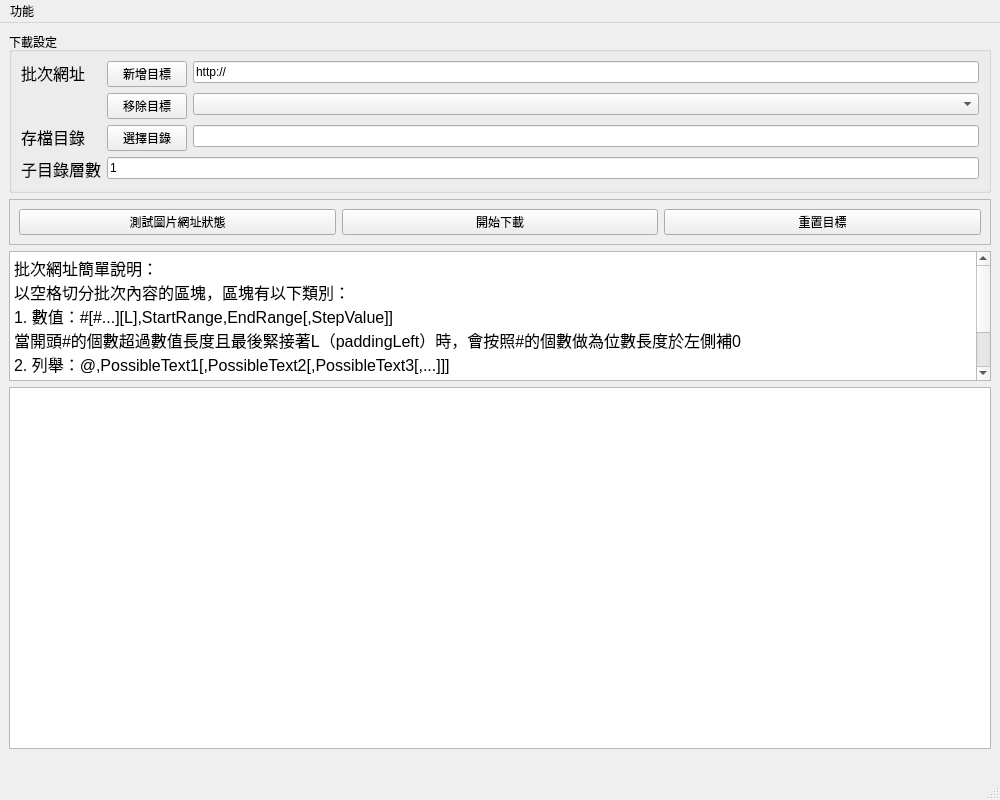
<?xml version="1.0" encoding="UTF-8"?>
<ui version="4.0">
 <class>MainWindow</class>
 <widget class="QMainWindow" name="MainWindow">
  <property name="geometry">
   <rect>
    <x>0</x>
    <y>0</y>
    <width>1000</width>
    <height>800</height>
   </rect>
  </property>
  <property name="windowTitle">
   <string>MainWindow</string>
  </property>
  <widget class="QWidget" name="centralwidget">
   <layout class="QVBoxLayout" name="verticalLayout_2">
    <item>
     <layout class="QVBoxLayout" name="verticalLayout">
      <item>
       <widget class="QGroupBox" name="groupBox">
        <property name="sizePolicy">
         <sizepolicy hsizetype="Expanding" vsizetype="Fixed">
          <horstretch>0</horstretch>
          <verstretch>0</verstretch>
         </sizepolicy>
        </property>
        <property name="title">
         <string>下載設定</string>
        </property>
        <layout class="QVBoxLayout" name="verticalLayout_4">
         <item>
          <layout class="QFormLayout" name="formLayout">
           <property name="sizeConstraint">
            <enum>QLayout::SetDefaultConstraint</enum>
           </property>
           <item row="0" column="0">
            <widget class="QLabel" name="label">
             <property name="sizePolicy">
              <sizepolicy hsizetype="Preferred" vsizetype="Fixed">
               <horstretch>0</horstretch>
               <verstretch>0</verstretch>
              </sizepolicy>
             </property>
             <property name="font">
              <font>
               <family>PMingLiU</family>
               <pointsize>12</pointsize>
              </font>
             </property>
             <property name="text">
              <string>批次網址</string>
             </property>
            </widget>
           </item>
           <item row="1" column="0">
            <widget class="QLabel" name="label_2">
             <property name="sizePolicy">
              <sizepolicy hsizetype="Preferred" vsizetype="Fixed">
               <horstretch>0</horstretch>
               <verstretch>0</verstretch>
              </sizepolicy>
             </property>
             <property name="font">
              <font>
               <family>PMingLiU</family>
               <pointsize>12</pointsize>
              </font>
             </property>
             <property name="text">
              <string>存檔目錄</string>
             </property>
            </widget>
           </item>
           <item row="1" column="1">
            <layout class="QFormLayout" name="formLayout_2">
             <item row="0" column="0">
              <widget class="QPushButton" name="pushButton_SetOutDir">
               <property name="sizePolicy">
                <sizepolicy hsizetype="Fixed" vsizetype="Fixed">
                 <horstretch>0</horstretch>
                 <verstretch>0</verstretch>
                </sizepolicy>
               </property>
               <property name="text">
                <string>選擇目錄</string>
               </property>
              </widget>
             </item>
             <item row="0" column="1">
              <widget class="QLineEdit" name="plainTextEdit_SaveDir">
               <property name="sizePolicy">
                <sizepolicy hsizetype="Expanding" vsizetype="Fixed">
                 <horstretch>0</horstretch>
                 <verstretch>0</verstretch>
                </sizepolicy>
               </property>
              </widget>
             </item>
            </layout>
           </item>
           <item row="0" column="1">
            <layout class="QFormLayout" name="formLayout_3">
             <item row="0" column="0">
              <widget class="QPushButton" name="pushButton_AddDL">
               <property name="text">
                <string>新增目標</string>
               </property>
              </widget>
             </item>
             <item row="0" column="1">
              <widget class="QLineEdit" name="plainTextEdit_BatchUrl">
               <property name="sizePolicy">
                <sizepolicy hsizetype="Expanding" vsizetype="Fixed">
                 <horstretch>0</horstretch>
                 <verstretch>0</verstretch>
                </sizepolicy>
               </property>
               <property name="text">
                <string>http://</string>
               </property>
              </widget>
             </item>
             <item row="1" column="1">
              <widget class="QComboBox" name="comboBox_batch_urls"/>
             </item>
             <item row="1" column="0">
              <widget class="QPushButton" name="pushButton_RemoveDL">
               <property name="text">
                <string>移除目標</string>
               </property>
              </widget>
             </item>
            </layout>
           </item>
           <item row="2" column="0">
            <widget class="QLabel" name="label_3">
             <property name="font">
              <font>
               <pointsize>12</pointsize>
              </font>
             </property>
             <property name="text">
              <string>子目錄層數</string>
             </property>
            </widget>
           </item>
           <item row="2" column="1">
            <widget class="QLineEdit" name="lineEdit_Level">
             <property name="text">
              <string>1</string>
             </property>
            </widget>
           </item>
          </layout>
         </item>
        </layout>
       </widget>
      </item>
      <item>
       <widget class="QFrame" name="frame">
        <property name="sizePolicy">
         <sizepolicy hsizetype="Preferred" vsizetype="Fixed">
          <horstretch>0</horstretch>
          <verstretch>0</verstretch>
         </sizepolicy>
        </property>
        <property name="frameShape">
         <enum>QFrame::StyledPanel</enum>
        </property>
        <property name="frameShadow">
         <enum>QFrame::Raised</enum>
        </property>
        <layout class="QHBoxLayout" name="horizontalLayout_2">
         <item>
          <layout class="QHBoxLayout" name="horizontalLayout">
           <item>
            <widget class="QPushButton" name="pushButton_TestDLUrls">
             <property name="text">
              <string>測試圖片網址狀態</string>
             </property>
            </widget>
           </item>
           <item>
            <widget class="QPushButton" name="pushButton_StartDL">
             <property name="text">
              <string>開始下載</string>
             </property>
            </widget>
           </item>
           <item>
            <widget class="QPushButton" name="pushButton_ResetDL">
             <property name="text">
              <string>重置目標</string>
             </property>
            </widget>
           </item>
          </layout>
         </item>
        </layout>
       </widget>
      </item>
      <item>
       <widget class="QPlainTextEdit" name="plainTextEdit_Intro">
        <property name="sizePolicy">
         <sizepolicy hsizetype="Expanding" vsizetype="Fixed">
          <horstretch>0</horstretch>
          <verstretch>0</verstretch>
         </sizepolicy>
        </property>
        <property name="maximumSize">
         <size>
          <width>16777215</width>
          <height>130</height>
         </size>
        </property>
        <property name="font">
         <font>
          <pointsize>12</pointsize>
         </font>
        </property>
        <property name="readOnly">
         <bool>true</bool>
        </property>
        <property name="plainText">
         <string>批次網址簡單說明：
以空格切分批次內容的區塊，區塊有以下類別：
1. 數值：#[#...][L],StartRange,EndRange[,StepValue]]
當開頭#的個數超過數值長度且最後緊接著L（paddingLeft）時，會按照#的個數做為位數長度於左側補0
2. 列舉：@,PossibleText1[,PossibleText2[,PossibleText3[,...]]]
子目錄層數：取用解析網址中檔名前的部分，將各檔案自動存放於存檔目錄中對應名稱的子目錄下</string>
        </property>
       </widget>
      </item>
     </layout>
    </item>
    <item>
     <widget class="QTableView" name="tableView_Tasks"/>
    </item>
    <item>
     <widget class="QLabel" name="label_ProcessMessage">
      <property name="font">
       <font>
        <pointsize>9</pointsize>
       </font>
      </property>
      <property name="text">
       <string/>
      </property>
     </widget>
    </item>
   </layout>
  </widget>
  <widget class="QMenuBar" name="menubar">
   <property name="geometry">
    <rect>
     <x>0</x>
     <y>0</y>
     <width>1000</width>
     <height>21</height>
    </rect>
   </property>
   <widget class="QMenu" name="menu">
    <property name="title">
     <string>功能</string>
    </property>
   </widget>
   <addaction name="menu"/>
  </widget>
  <widget class="QStatusBar" name="statusbar"/>
 </widget>
 <resources/>
 <connections>
  <connection>
   <sender>pushButton_AddDL</sender>
   <signal>clicked()</signal>
   <receiver>MainWindow</receiver>
   <slot>add_batch_url()</slot>
   <hints>
    <hint type="sourcelabel">
     <x>133</x>
     <y>65</y>
    </hint>
    <hint type="destinationlabel">
     <x>242</x>
     <y>-8</y>
    </hint>
   </hints>
  </connection>
  <connection>
   <sender>pushButton_RemoveDL</sender>
   <signal>clicked()</signal>
   <receiver>MainWindow</receiver>
   <slot>remove_current_batch_url()</slot>
   <hints>
    <hint type="sourcelabel">
     <x>153</x>
     <y>96</y>
    </hint>
    <hint type="destinationlabel">
     <x>368</x>
     <y>-11</y>
    </hint>
   </hints>
  </connection>
  <connection>
   <sender>pushButton_SetOutDir</sender>
   <signal>clicked()</signal>
   <receiver>MainWindow</receiver>
   <slot>choose_output_dir()</slot>
   <hints>
    <hint type="sourcelabel">
     <x>116</x>
     <y>125</y>
    </hint>
    <hint type="destinationlabel">
     <x>334</x>
     <y>-16</y>
    </hint>
   </hints>
  </connection>
  <connection>
   <sender>pushButton_StartDL</sender>
   <signal>clicked()</signal>
   <receiver>MainWindow</receiver>
   <slot>download_imgs()</slot>
   <hints>
    <hint type="sourcelabel">
     <x>474</x>
     <y>178</y>
    </hint>
    <hint type="destinationlabel">
     <x>510</x>
     <y>-13</y>
    </hint>
   </hints>
  </connection>
  <connection>
   <sender>pushButton_TestDLUrls</sender>
   <signal>clicked()</signal>
   <receiver>MainWindow</receiver>
   <slot>test_urls()</slot>
   <hints>
    <hint type="sourcelabel">
     <x>218</x>
     <y>179</y>
    </hint>
    <hint type="destinationlabel">
     <x>733</x>
     <y>-9</y>
    </hint>
   </hints>
  </connection>
  <connection>
   <sender>pushButton_ResetDL</sender>
   <signal>clicked()</signal>
   <receiver>MainWindow</receiver>
   <slot>reset_all()</slot>
   <hints>
    <hint type="sourcelabel">
     <x>811</x>
     <y>176</y>
    </hint>
    <hint type="destinationlabel">
     <x>689</x>
     <y>-13</y>
    </hint>
   </hints>
  </connection>
 </connections>
 <slots>
  <slot>add_batch_url()</slot>
  <slot>remove_current_batch_url()</slot>
  <slot>choose_output_dir()</slot>
  <slot>download_imgs()</slot>
  <slot>test_urls()</slot>
  <slot>reset_all()</slot>
  <slot>save_img(QModelIndex)</slot>
 </slots>
</ui>
